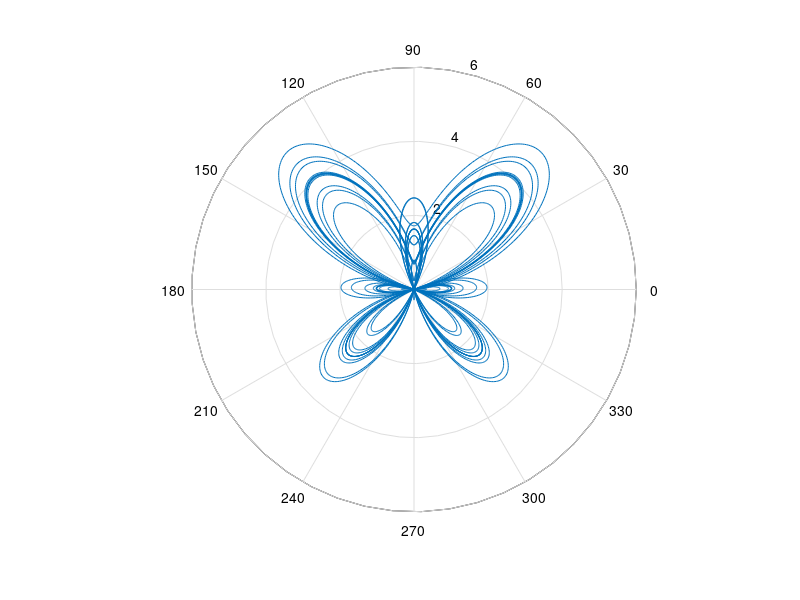

Recreate this plot in MATLAB.
%% POLAR PLOT THE BUTTERFLY CURVE
theta = 0:0.01:24*pi;   % The angle vector.
% The radius vector.
r = exp(sin(theta)) - 2*cos(4*theta) + sin( (2*theta-pi)/24 ).^5;
figure;
polar(theta,r);